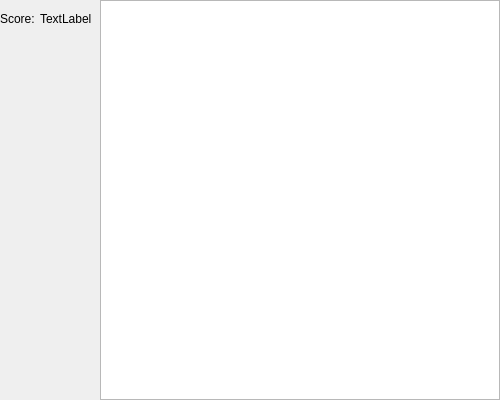
<?xml version="1.0" encoding="UTF-8"?>
<ui version="4.0">
 <class>MainWindow</class>
 <widget class="QMainWindow" name="MainWindow">
  <property name="geometry">
   <rect>
    <x>0</x>
    <y>0</y>
    <width>500</width>
    <height>400</height>
   </rect>
  </property>
  <property name="cursor">
   <cursorShape>ArrowCursor</cursorShape>
  </property>
  <property name="mouseTracking">
   <bool>false</bool>
  </property>
  <property name="windowTitle">
   <string>MainWindow</string>
  </property>
  <property name="tabShape">
   <enum>QTabWidget::Rounded</enum>
  </property>
  <widget class="QWidget" name="centralWidget">
   <widget class="QStackedWidget" name="stackedWidget">
    <property name="geometry">
     <rect>
      <x>0</x>
      <y>0</y>
      <width>500</width>
      <height>400</height>
     </rect>
    </property>
    <property name="sizePolicy">
     <sizepolicy hsizetype="Expanding" vsizetype="Expanding">
      <horstretch>0</horstretch>
      <verstretch>0</verstretch>
     </sizepolicy>
    </property>
    <property name="currentIndex">
     <number>3</number>
    </property>
    <widget class="QWidget" name="page">
     <property name="sizePolicy">
      <sizepolicy hsizetype="Expanding" vsizetype="Expanding">
       <horstretch>0</horstretch>
       <verstretch>0</verstretch>
      </sizepolicy>
     </property>
     <widget class="QPushButton" name="exitButton">
      <property name="geometry">
       <rect>
        <x>210</x>
        <y>320</y>
        <width>80</width>
        <height>23</height>
       </rect>
      </property>
      <property name="text">
       <string>Exit</string>
      </property>
     </widget>
     <widget class="QPushButton" name="connectButton">
      <property name="geometry">
       <rect>
        <x>210</x>
        <y>220</y>
        <width>80</width>
        <height>23</height>
       </rect>
      </property>
      <property name="text">
       <string>Connect</string>
      </property>
     </widget>
     <widget class="QPushButton" name="newgameButton">
      <property name="geometry">
       <rect>
        <x>210</x>
        <y>90</y>
        <width>80</width>
        <height>23</height>
       </rect>
      </property>
      <property name="sizePolicy">
       <sizepolicy hsizetype="Maximum" vsizetype="Fixed">
        <horstretch>0</horstretch>
        <verstretch>0</verstretch>
       </sizepolicy>
      </property>
      <property name="text">
       <string>New Game</string>
      </property>
     </widget>
    </widget>
    <widget class="QWidget" name="page_2">
     <widget class="QLabel" name="previosLabel">
      <property name="geometry">
       <rect>
        <x>190</x>
        <y>210</y>
        <width>111</width>
        <height>20</height>
       </rect>
      </property>
      <property name="text">
       <string>How many players?</string>
      </property>
     </widget>
     <widget class="QLabel" name="label_2">
      <property name="geometry">
       <rect>
        <x>250</x>
        <y>250</y>
        <width>16</width>
        <height>16</height>
       </rect>
      </property>
      <property name="text">
       <string>0</string>
      </property>
     </widget>
     <widget class="QPushButton" name="toGameButton">
      <property name="geometry">
       <rect>
        <x>210</x>
        <y>360</y>
        <width>80</width>
        <height>23</height>
       </rect>
      </property>
      <property name="text">
       <string>Start</string>
      </property>
     </widget>
     <widget class="QPushButton" name="plusButton">
      <property name="geometry">
       <rect>
        <x>310</x>
        <y>250</y>
        <width>80</width>
        <height>23</height>
       </rect>
      </property>
      <property name="text">
       <string>+</string>
      </property>
      <property name="flat">
       <bool>true</bool>
      </property>
     </widget>
     <widget class="QPushButton" name="minusButton">
      <property name="geometry">
       <rect>
        <x>120</x>
        <y>250</y>
        <width>80</width>
        <height>23</height>
       </rect>
      </property>
      <property name="text">
       <string>-</string>
      </property>
      <property name="flat">
       <bool>true</bool>
      </property>
     </widget>
    </widget>
    <widget class="QWidget" name="page_3">
     <widget class="QLineEdit" name="lineEditAddress">
      <property name="geometry">
       <rect>
        <x>200</x>
        <y>230</y>
        <width>113</width>
        <height>23</height>
       </rect>
      </property>
     </widget>
     <widget class="QPushButton" name="goToMenuButton">
      <property name="geometry">
       <rect>
        <x>220</x>
        <y>360</y>
        <width>80</width>
        <height>23</height>
       </rect>
      </property>
      <property name="text">
       <string>Menu</string>
      </property>
     </widget>
     <widget class="QPushButton" name="connectButton2">
      <property name="geometry">
       <rect>
        <x>220</x>
        <y>300</y>
        <width>80</width>
        <height>23</height>
       </rect>
      </property>
      <property name="text">
       <string>Connect!</string>
      </property>
     </widget>
    </widget>
    <widget class="QWidget" name="page_4">
     <widget class="QLabel" name="label">
      <property name="geometry">
       <rect>
        <x>0</x>
        <y>10</y>
        <width>40</width>
        <height>17</height>
       </rect>
      </property>
      <property name="text">
       <string>Score:</string>
      </property>
     </widget>
     <widget class="QLabel" name="label_3">
      <property name="geometry">
       <rect>
        <x>40</x>
        <y>10</y>
        <width>51</width>
        <height>17</height>
       </rect>
      </property>
      <property name="text">
       <string>TextLabel</string>
      </property>
     </widget>
     <widget class="QGraphicsView" name="graphicsView">
      <property name="geometry">
       <rect>
        <x>100</x>
        <y>0</y>
        <width>400</width>
        <height>400</height>
       </rect>
      </property>
     </widget>
    </widget>
   </widget>
  </widget>
 </widget>
 <layoutdefault spacing="6" margin="11"/>
 <resources/>
 <connections/>
 <slots>
  <slot>exit()</slot>
 </slots>
</ui>
